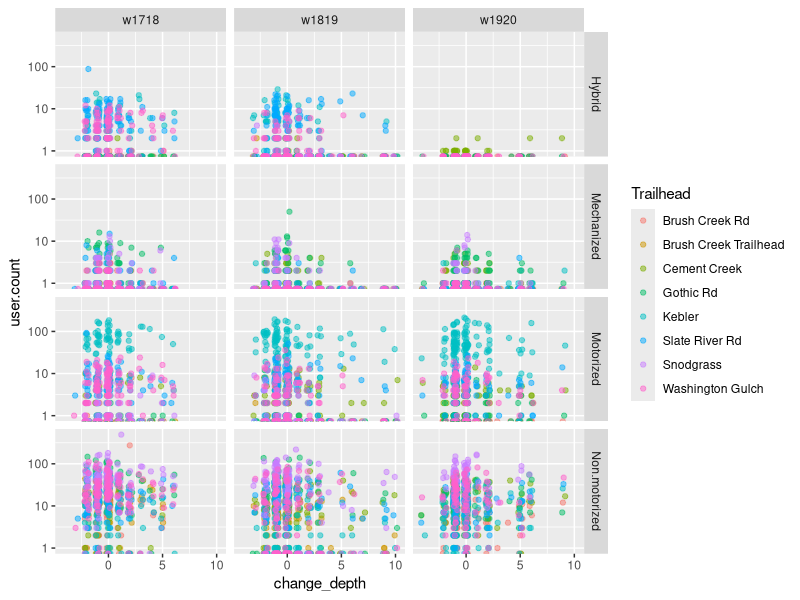
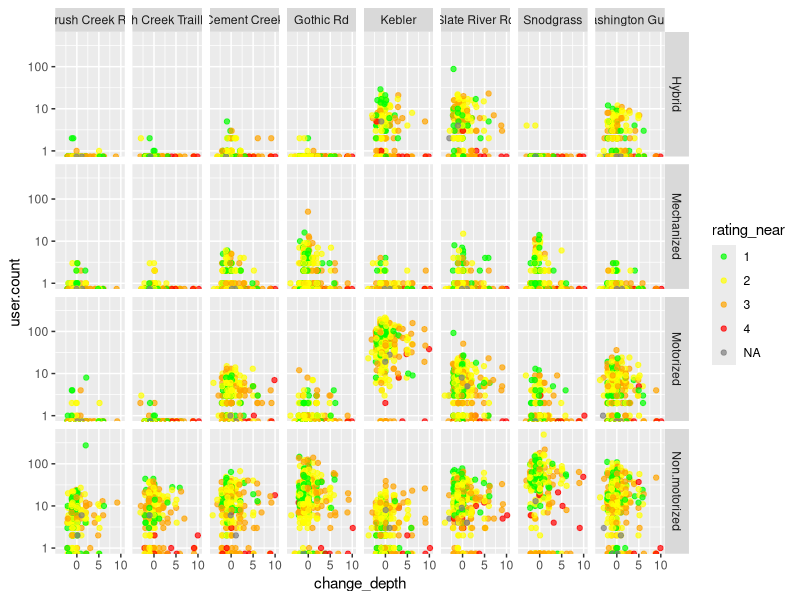
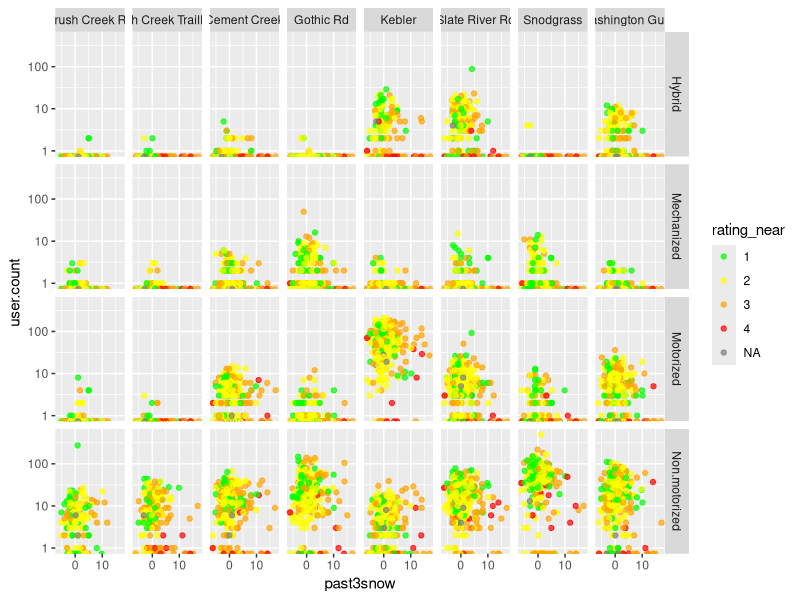
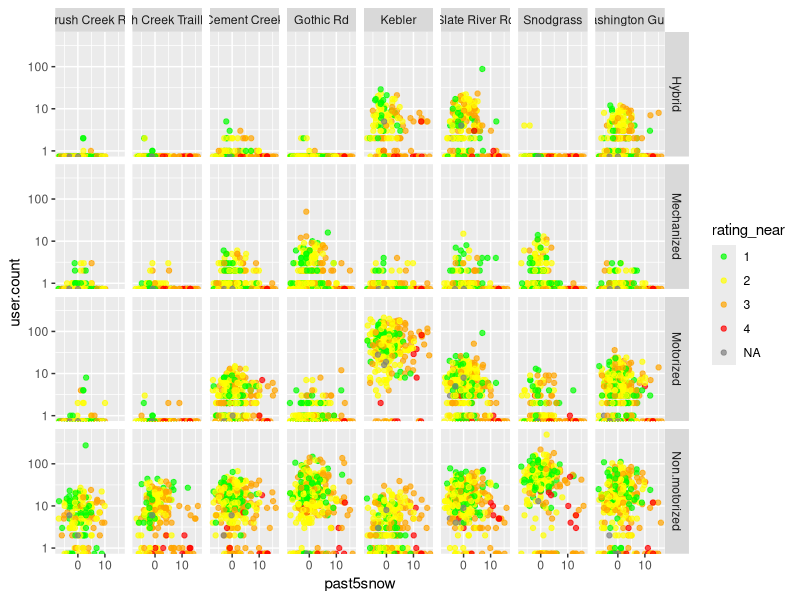
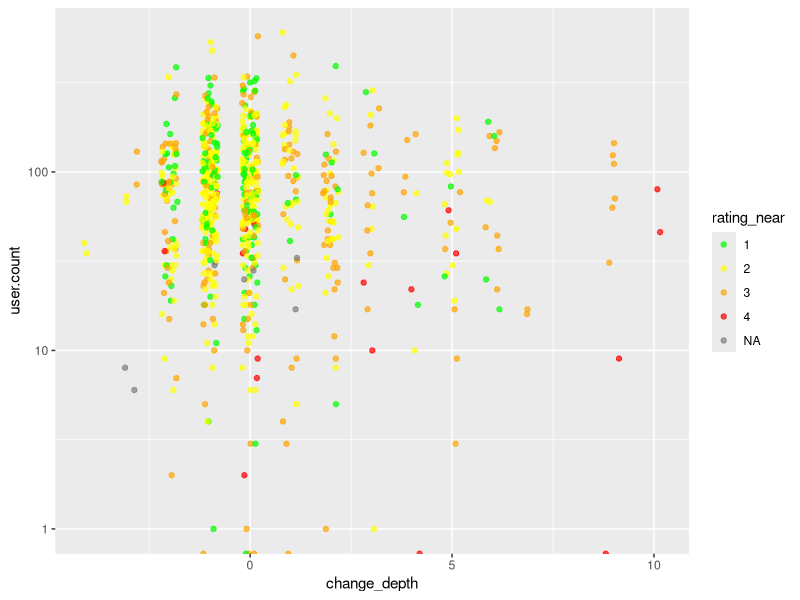
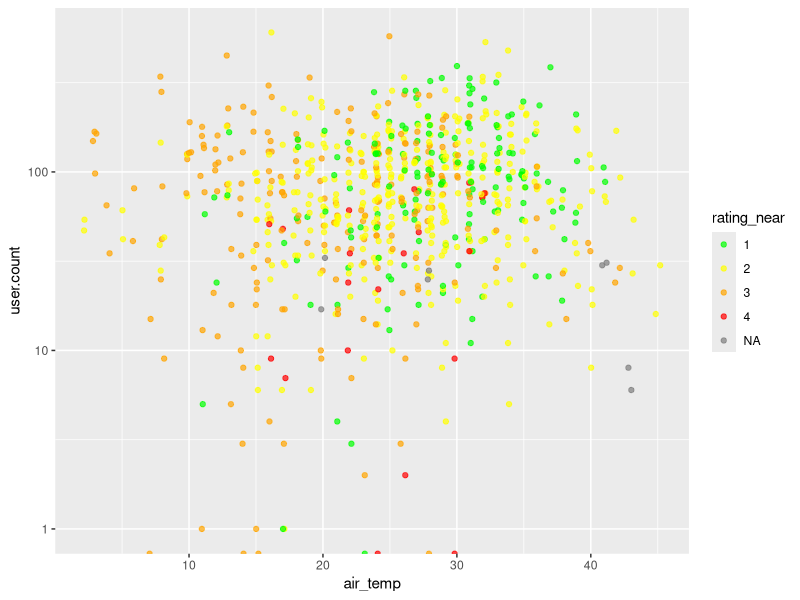
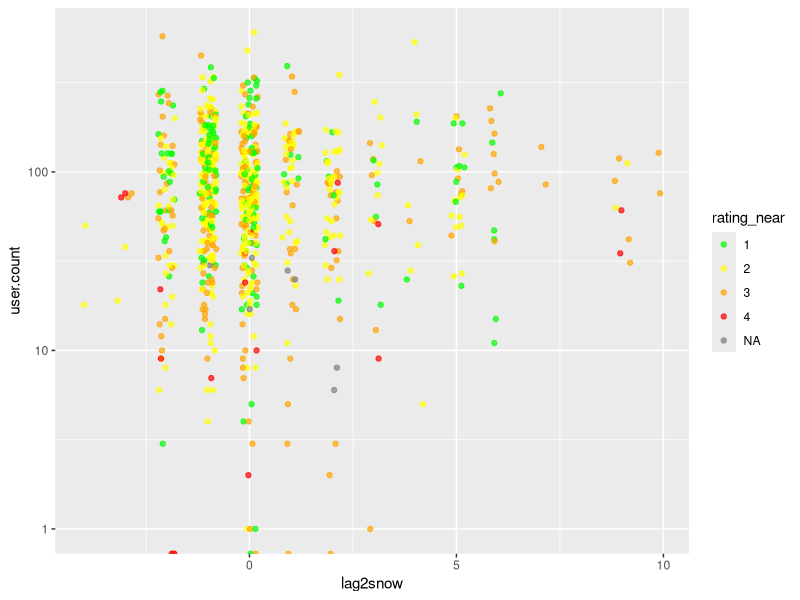
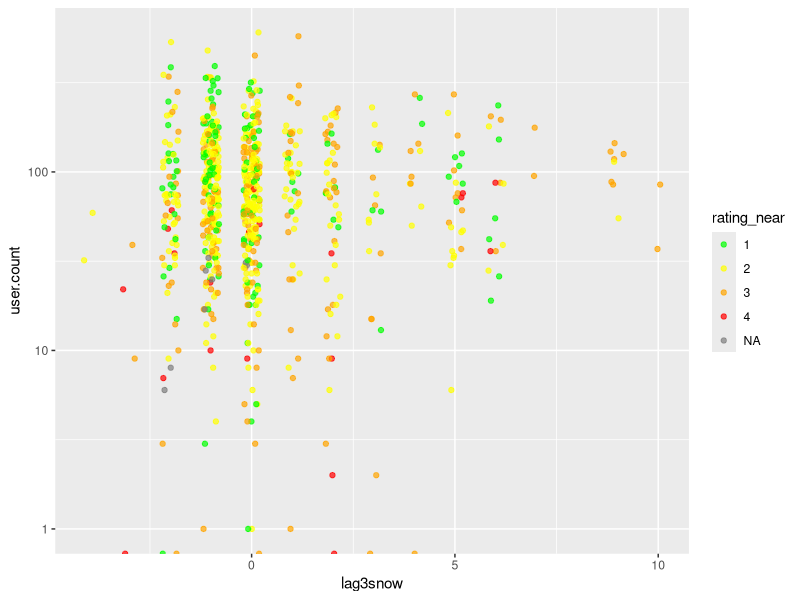

Source code (R) for these figures, in order:
## ---- chunk 1
knitr::opts_chunk$set(echo = TRUE, warning = FALSE)
library(tidyverse)
library(lubridate)
library(car)
library(MASS)
library(gam)
library(pscl)
library(mgcv)
winter_travel <- read.csv("data/winter_travel.csv")
winter_travel$rating_near <- factor(winter_travel$rating_near)
all_users <- read.csv("data/all_users.csv")
all_users$rating_near <- factor(all_users$rating_near)
all_modes <- read.csv("data/all_modes.csv")
all_modes$rating_near <- factor(all_modes$rating_near)
all_locations <- read.csv("data/all_locations.csv")
all_locations$rating_near <- factor(all_locations$rating_near)
## ---- chunk 2
ggplot(winter_travel, aes(change_depth, user.count, color = Trailhead))+
  geom_jitter(height = 0, width = 0.2, alpha = 0.5)+
  facet_grid(modality~year)+
  scale_y_log10()

ggplot(winter_travel, aes(change_depth, user.count, color = rating_near))+
  geom_jitter(height = 0, width = 0.2, alpha = 0.7)+
  scale_color_manual(values = c("green", "yellow", "orange", "red"))+
  scale_y_log10()+
  facet_grid(modality~Trailhead)

ggplot(winter_travel, aes(past3snow, user.count, color = rating_near))+
  geom_jitter(height = 0, width = 0.2, alpha = 0.7)+
  scale_color_manual(values = c("green", "yellow", "orange", "red"))+
  scale_y_log10()+
  facet_grid(modality~Trailhead)

ggplot(winter_travel, aes(past5snow, user.count, color = rating_near))+
  geom_jitter(height = 0, width = 0.2, alpha = 0.7)+
  scale_color_manual(values = c("green", "yellow", "orange", "red"))+
  scale_y_log10()+
  facet_grid(modality~Trailhead)

ggplot(all_users, aes(change_depth, user.count, color = rating_near))+
  geom_jitter(height = 0, width = 0.2, alpha = 0.7)+
  scale_color_manual(values = c("green", "yellow", "orange", "red"))+
  scale_y_log10()

ggplot(all_users, aes(air_temp, user.count, color = rating_near))+
  geom_jitter(height = 0, width = 0.2, alpha = 0.7)+
  scale_color_manual(values = c("green", "yellow", "orange", "red"))+
  scale_y_log10()

ggplot(all_users, aes(lag2snow, user.count, color = rating_near))+
  geom_jitter(height = 0, width = 0.2, alpha = 0.7)+
  scale_color_manual(values = c("green", "yellow", "orange", "red"))+
  scale_y_log10()

ggplot(all_users, aes(lag3snow, user.count, color = rating_near))+
  geom_jitter(height = 0, width = 0.2, alpha = 0.7)+
  scale_color_manual(values = c("green", "yellow", "orange", "red"))+
  scale_y_log10()

ggplot(all_users, aes(lag4snow, user.count, color = rating_near))+
  geom_jitter(height = 0, width = 0.2, alpha = 0.7)+
  scale_color_manual(values = c("green", "yellow", "orange", "red"))+
  scale_y_log10()

pairs(winter_travel[,c("change_depth","past2snow","past3snow","past4snow","past5snow")])
pairs(winter_travel[,c("change_depth","lag2snow","lag3snow","lag4snow")])
## ---- chunk 3
glm0 <- glm(user.count ~ 1, data=all_users)
summary(glm0)

glm1 <- glm(user.count ~ change_depth+lag2snow+lag3snow+lag4snow+air_temp, family = poisson, data=all_users)
summary(glm1)
hist(resid(glm1))
confint(glm1)
## ---- chunk 4
glm0nb <- glm.nb(user.count ~ weekend, data=all_users)
summary(glm0nb)

glm1nb <- glm.nb(user.count ~ change_depth+lag3snow+air_temp+weekend, data=all_users)
summary(glm1nb)
hist(resid(glm1nb))
confint(glm1nb)
## ---- chunk 5
ggplot(na.omit(winter_travel), aes(rating_near, user.count, color = Trailhead, fill = Trailhead))+
  geom_point(position=position_jitterdodge(jitter.width = 0.2))+
  geom_boxplot(color="black", outlier.shape = NA)+
  scale_y_log10()+
  facet_wrap(~has_sled)

ggplot(na.omit(winter_travel), aes(rating_near, user.count))+
  geom_jitter()+
  geom_boxplot(outlier.shape = NA)+
  scale_y_log10()+
  facet_grid(has_sled~Trailhead)
## ---- chunk 6
glm2brushrd <- glm.nb(user.count ~ rating_near, 
                  data=winter_travel[(winter_travel$has_sled==TRUE)&(winter_travel$Trailhead=="Brush Creek Rd"),])
summary(glm2brushrd)

glm2brushth <- glm.nb(user.count ~ rating_near, 
                   data=winter_travel[(winter_travel$has_sled==TRUE)&(winter_travel$Trailhead=="Brush Creek Trailhead"),])
summary(glm2brushth)

glm2gothic <- glm.nb(user.count ~ rating_near, 
                  data=winter_travel[(winter_travel$has_sled==TRUE)&(winter_travel$Trailhead=="Gothic Rd"),])
summary(glm2gothic)

glm2cement <- glm.nb(user.count ~ rating_near, 
                  data=winter_travel[(winter_travel$has_sled==TRUE)&(winter_travel$Trailhead=="Cement Creek"),])
summary(glm2cement)

glm2kebler <- glm.nb(user.count ~ rating_near, 
                  data=winter_travel[(winter_travel$has_sled==TRUE)&(winter_travel$Trailhead=="Kebler"),])
summary(glm2kebler)

glm2slate <- glm.nb(user.count ~ rating_near, 
                  data=winter_travel[(winter_travel$has_sled==TRUE)&(winter_travel$Trailhead=="Slate River Rd"),])
summary(glm2slate)

glm2snodgrass <- glm.nb(user.count ~ rating_near, 
                  data=winter_travel[(winter_travel$has_sled==TRUE)&(winter_travel$Trailhead=="Snodgrass"),])
summary(glm2snodgrass)

glm2washington <- glm.nb(user.count ~ rating_near, 
                  data=winter_travel[(winter_travel$has_sled==TRUE)&(winter_travel$Trailhead=="Washington Gulch"),])
summary(glm2washington)
## ---- chunk 7
ggplot(winter_travel, aes(air_temp, past5snow, size = user.count, color = rating_near))+
  geom_jitter(height = 0.2, width = 0.2, alpha = 0.7)+
  scale_color_manual(values = c("green", "yellow", "orange", "red"))

ggplot(winter_travel, aes(air_temp, change_depth, size = user.count, color = rating_near))+
  geom_jitter(height = 0.2, width = 0.2, alpha = 0.7)+
  scale_color_manual(values = c("green", "yellow", "orange", "red"))

ggplot(winter_travel, aes(air_temp, past5snow, size = user.count, color = rating_near))+
  geom_jitter(height = 0, width = 0.2, alpha = 0.7)+
  scale_color_manual(values = c("green", "yellow", "orange", "red"))+
  facet_grid(modality~Trailhead)

glm3 <- glm.nb(user.count~air_temp+change_depth+snow_depth, data=winter_travel)
summary(glm3)
## ---- chunk 8
glm5 <- glm.nb(user.count~weekend, data=winter_travel)
summary(glm5)

glm5a <- glm.nb(user.count~week, data=winter_travel)
summary(glm5a)
## ---- chunk 9
ggplot(winter_travel, aes(year, user.count))+
  geom_jitter(height = 0, width = 0.2, alpha = 0.7)+
  facet_grid(modality~Trailhead)+
  scale_y_log10()
## ---- chunk 10
day_totals <- all_users %>% 
  group_by(date, week, weekend) %>%
  summarise(users = sum(user.count, na.rm = TRUE)) %>%
  arrange(desc(users))

head(day_totals, 10)

ggplot(day_totals, aes((yday(date)+30)%%365, users))+
  geom_smooth()+
  geom_point(aes(color=weekend))+
  scale_x_continuous(breaks = c(0,31,62,90,120), 
                     labels = c("Dec 1", "Jan 1", "Feb 1", "Mar 1", "Apr 1"))+
  labs(x="")
## ---- chunk 11
day_totals_modes <- all_locations %>% 
  group_by(date, week, weekend, modality, has_sled) %>%
  summarise(users = sum(user.count, na.rm = TRUE)) %>%
  arrange(desc(users))

head(day_totals_modes, 10)

ggplot(day_totals_modes, aes((yday(date)+30)%%365, users))+
  geom_smooth()+
  geom_point(aes(color=weekend))+
  scale_x_continuous(breaks = c(0,31,62,90,120), 
                     labels = c("Dec 1", "Jan 1", "Feb 1", "Mar 1", "Apr 1"))+
  scale_y_log10()+
  labs(x="")+
  facet_grid(modality~1)

day_totals_modes2 <- all_locations %>% 
  group_by(date, week, weekend, has_sled) %>%
  summarise(users = sum(user.count, na.rm = TRUE)) %>%
  arrange(desc(users))

ggplot(day_totals_modes2, aes((yday(date)+30)%%365, users))+
  geom_smooth()+
  geom_point(aes(color=weekend))+
  scale_x_continuous(breaks = c(0,31,62,90,120), 
                     labels = c("Dec 1", "Jan 1", "Feb 1", "Mar 1", "Apr 1"))+
  scale_y_log10()+
  labs(x="")+
  facet_grid(has_sled~1)
## ---- chunk 12
gam6 <- gam(user.count ~ modality+s((yday(date)+30)%%365), family = nb(), data=all_locations)
summary(gam6)
## ---- chunk 13
march_on <- all_users[month(all_users$date)%in%3:4,]
ggplot(march_on, aes((yday(march_on$date)+30%%365), user.count, color=year))+
  geom_point()+geom_smooth()+
  scale_x_continuous(breaks = c(90,122), 
                     labels = c("Mar 1", "Apr 1"))+
  scale_y_log10()+
  labs(x="")+
  facet_grid(has_sled~1)
## ---- chunk 14
ggplot(winter_travel, aes(year, user.count))+
  geom_boxplot()+
  geom_jitter(height = 0.2, width = 0.2, alpha = 0.2, aes( color = rating_near))+
  scale_color_manual(values = c("green", "yellow", "orange", "red"))+
  scale_y_log10()+
  facet_grid(modality~Trailhead)

ggplot(all_modes, aes(year, user.count))+
  geom_boxplot()+
  geom_jitter(height = 0.2, width = 0.2, alpha = 0.2, aes( color = rating_near))+
  scale_color_manual(values = c("green", "yellow", "orange", "red"))+
  scale_y_log10()+
  facet_grid(~Trailhead)

ggplot(all_locations, aes(year, user.count))+
  geom_boxplot()+
  geom_jitter(height = 0.2, width = 0.2, alpha = 0.2, aes( color = rating_near))+
  scale_color_manual(values = c("green", "yellow", "orange", "red"))+
  scale_y_log10()+
  facet_grid(~modality)

ggplot(all_users, aes(year, user.count))+
  geom_boxplot()+
  geom_jitter(height = 0.2, width = 0.2, alpha = 0.2, aes( color = rating_near))+
  scale_color_manual(values = c("green", "yellow", "orange", "red"))+
  scale_y_log10()+
  facet_grid(~has_sled)

glm10 <- glm.nb(user.count~year*(Trailhead+modality+rating_near), data = winter_travel)
summary(glm10)
## ---- chunk 15
high_risk <- as.numeric(winter_travel$rating_above)+
  as.numeric(winter_travel$rating_near)+
  as.numeric(winter_travel$rating_below) > 9
summary(glm.nb(user.count~high_risk, data=winter_travel))
